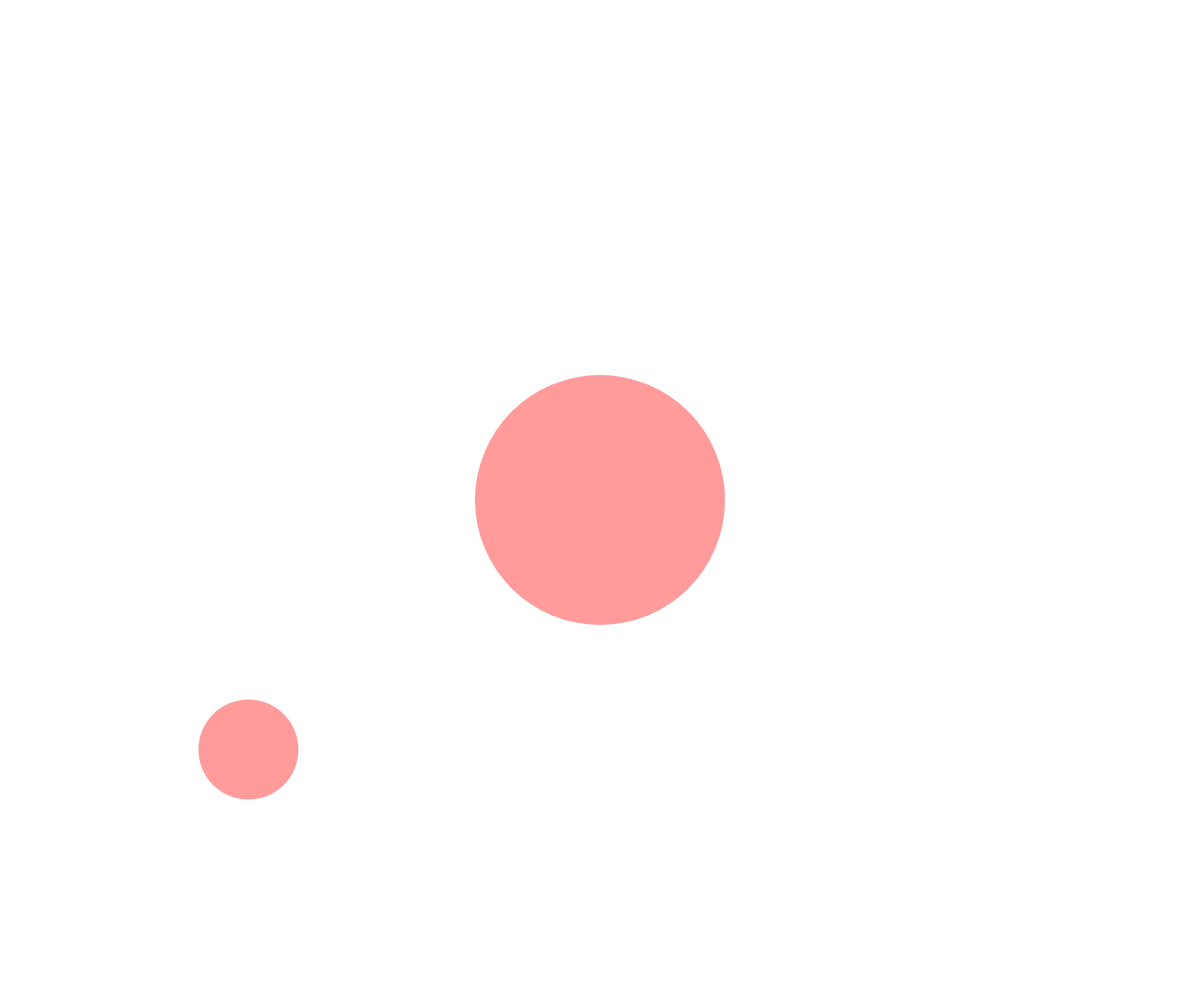
Frame 1 (no input)
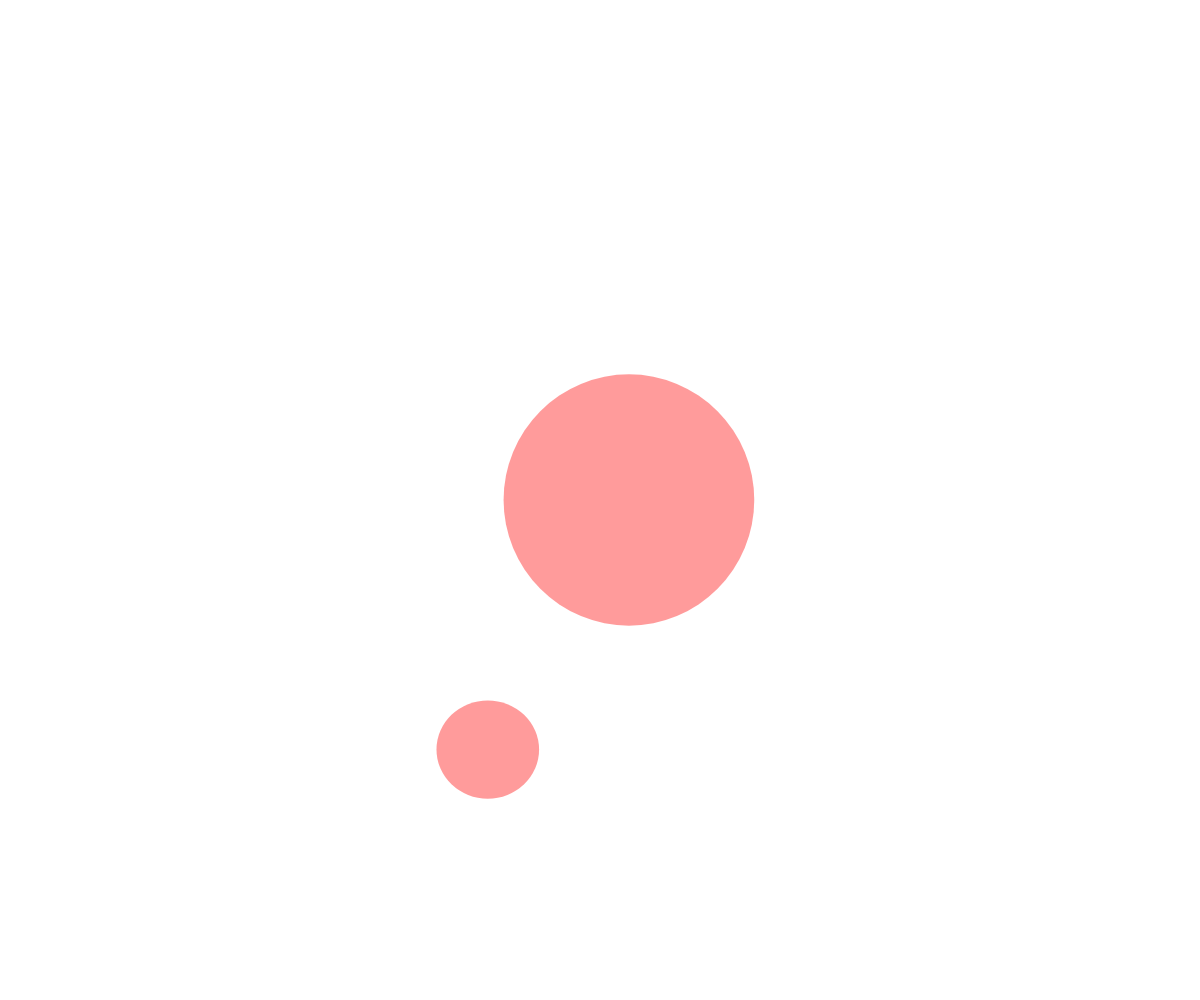
Frame 60 (no input)
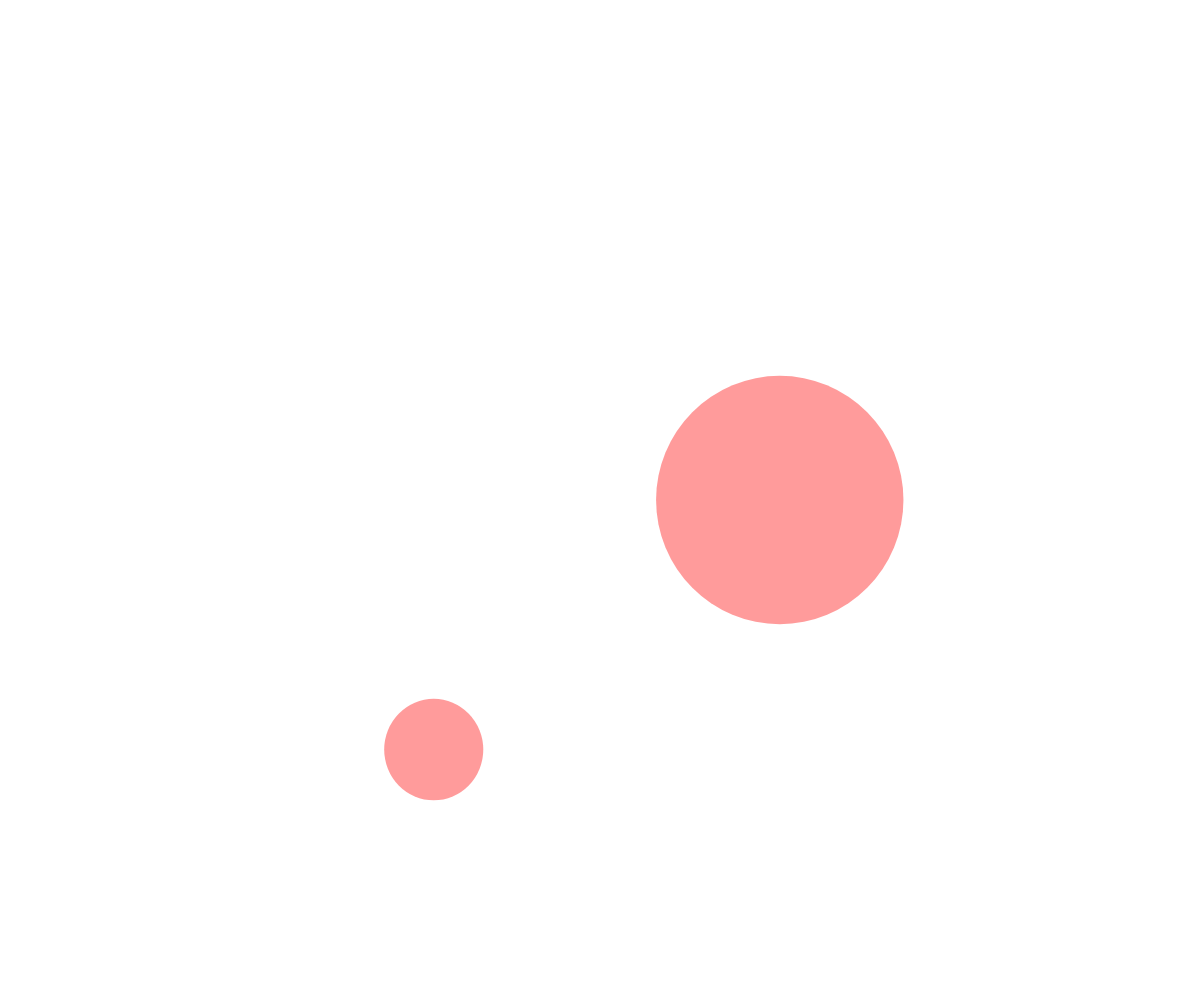
Frame 120 (the mouse pressed at the canvas centre since frame 60)

The p5.js sketch that drew these frames (run headless with seeded random() and noise() and a simulated clock; from frame 60 on, the mouse is pressed at the canvas centre):

// p5.js sketch
// ── sketch.js
//a simple class with objects stored in an array


var circle; //all variables are var even for an object
var circle2; //declare a second pulse object

function setup() {
  createCanvas(windowWidth, windowHeight);
  background(100);
  circle = new Circle(width/2, height/2, 250, 250); //initialize the object
  circle2 = new Circle(random(width), random(height), 100, 100); //initialize the object
  noStroke();
}

function draw() {
  background(255);
  circle.display(); //run the display function of the object
  circle.move();
  circle2.display();//run the display function of the object
  circle2.move();
}

//class in p5js

class Circle {

    //The constructor (note no variable declarations above the constructor)
    constructor(x, y, w, h) { //Circle has 4 arguments
    this.x = x; //this refers to the variables in the class. Need to use this in front of all variables.
    this.y = y;
    this.w = w;
    this.h = h;
    this.color = "red";
    this.n=random(2);//generate a random starting noise variable;
    this.p=0; //position variable
    this.inc=0.005; //noise variable increment
  }

   //Functions
  display() {
    fill(255, 0, 0,100);
    ellipse(this.x, this.y, this.w, this.h);
 	this.w += random(-1, 1);
   	this.h += random(-1, 1);

  }

  move() {
   this.p=noise(this.n);
   this.x=map(this.p,0,1,0,width);
   this.n=this.n+this.inc;
  }
}
